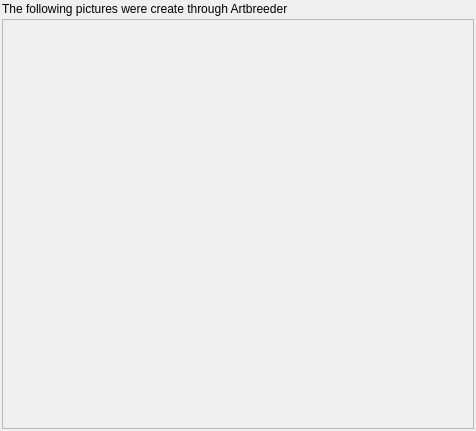
<?xml version="1.0" encoding="UTF-8"?>
<ui version="4.0">
 <class>ArtbreederPickerDialog</class>
 <widget class="QDialog" name="ArtbreederPickerDialog">
  <property name="geometry">
   <rect>
    <x>0</x>
    <y>0</y>
    <width>476</width>
    <height>431</height>
   </rect>
  </property>
  <property name="windowTitle">
   <string>Dialog</string>
  </property>
  <layout class="QVBoxLayout" name="verticalLayout">
   <property name="spacing">
    <number>3</number>
   </property>
   <property name="leftMargin">
    <number>2</number>
   </property>
   <property name="topMargin">
    <number>2</number>
   </property>
   <property name="rightMargin">
    <number>2</number>
   </property>
   <property name="bottomMargin">
    <number>2</number>
   </property>
   <item>
    <widget class="QLabel" name="label">
     <property name="text">
      <string>The following pictures were create through Artbreeder</string>
     </property>
    </widget>
   </item>
   <item>
    <widget class="QScrollArea" name="scrollArea">
     <property name="widgetResizable">
      <bool>true</bool>
     </property>
     <widget class="QWidget" name="scrollAreaWidgetContents">
      <property name="geometry">
       <rect>
        <x>0</x>
        <y>0</y>
        <width>470</width>
        <height>407</height>
       </rect>
      </property>
      <layout class="QVBoxLayout" name="verticalLayout_2">
       <property name="spacing">
        <number>1</number>
       </property>
       <property name="leftMargin">
        <number>1</number>
       </property>
       <property name="topMargin">
        <number>1</number>
       </property>
       <property name="rightMargin">
        <number>1</number>
       </property>
       <property name="bottomMargin">
        <number>1</number>
       </property>
       <item>
        <widget class="QWidget" name="wdgPictures" native="true"/>
       </item>
      </layout>
     </widget>
    </widget>
   </item>
  </layout>
 </widget>
 <resources/>
 <connections/>
</ui>
